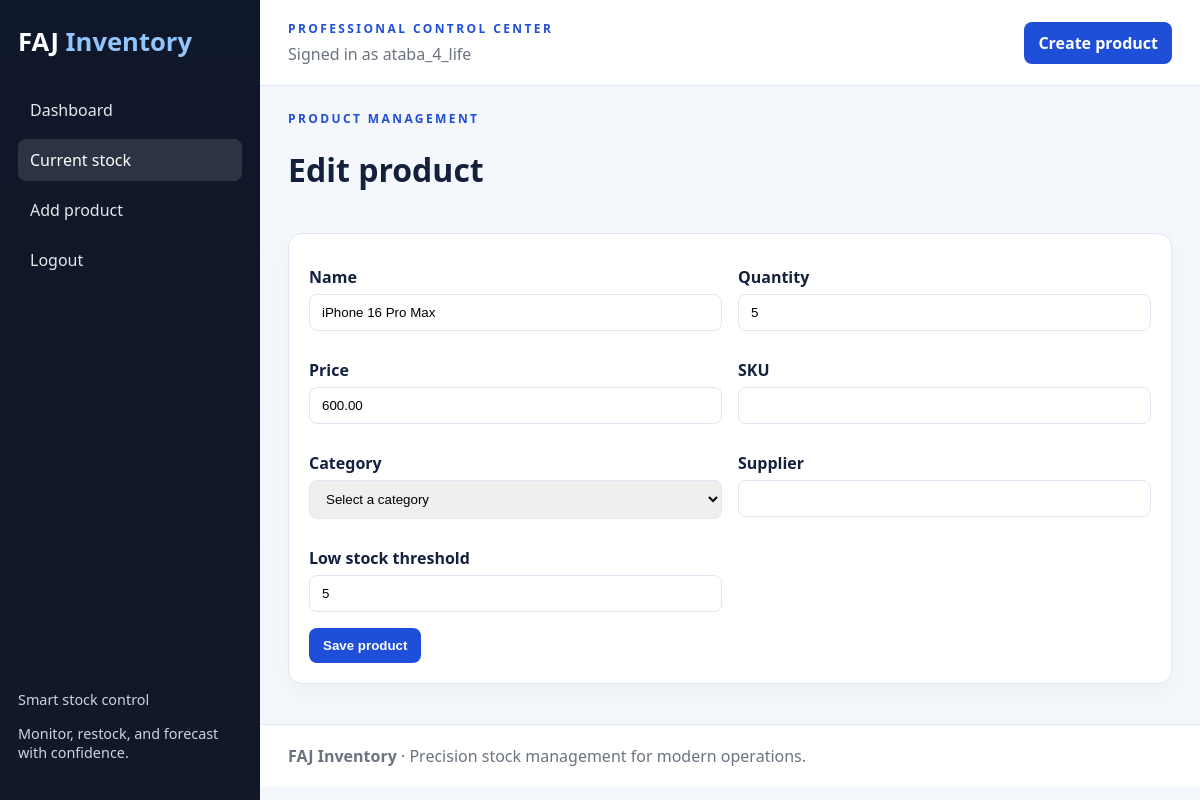
The app's page /products/edit/2/ (signed in) with its own data.
### inventory/models.py (models this page shows, shortened)
class Item(models.Model):
    name = models.CharField(max_length=100)
    quantity = models.IntegerField(default=0)
    price = models.DecimalField(max_digits=10, decimal_places=2)
    sku = models.CharField(max_length=50, blank=True, default='')
    category = models.CharField(max_length=50, blank=True, default='')
    supplier = models.CharField(max_length=100, blank=True, default='')
    low_stock_threshold = models.IntegerField(default=5)
    image = models.CharField(max_length=255, blank=True, default='')
    created_at = models.DateTimeField(default=timezone.now)
    updated_at = models.DateTimeField(default=timezone.now)

### inventory/views.py (the view)
# urls.py: path('products/edit/<int:item_id>/', views.edit_product, name='edit_product'),
@login_required
def edit_product(request, item_id):
    item = get_object_or_404(Item, id=item_id)
    if request.method == 'POST':
        form = ItemForm(request.POST, instance=item)
        if form.is_valid():
            form.save()
            messages.success(request, f'{item.name} was updated successfully.')
            return redirect('stock')
    else:
        form = ItemForm(instance=item)
    return render(request, 'inventory/add_product.html', {'form': form, 'editing': True, 'item': item})

### inventory/forms.py
class ItemForm(forms.ModelForm):
    low_stock_threshold = forms.IntegerField(required=False, initial=5)
    category = forms.ChoiceField(
        choices=[
            ('', 'Select a category'),
            ('Electronics', 'Electronics'),
            ('Clothing', 'Clothing'),
            ('Home & Kitchen', 'Home & Kitchen'),
            ('Office Supplies', 'Office Supplies'),
            ('Health & Beauty', 'Health & Beauty'),
            ('Groceries', 'Groceries'),
            ('Tools', 'Tools'),
            ('Accessories', 'Accessories'),
        ],
        required=False,
        widget=forms.Select(attrs={'class': 'form-control'})
    )
    class Meta:
        model = Item
        fields = ['name', 'quantity', 'price', 'sku', 'category', 'supplier', 'low_stock_threshold']
        widgets = {
            'name': forms.TextInput(attrs={'class': 'form-control'}),
            'quantity': forms.NumberInput(attrs={'class': 'form-control'}),
            'price': forms.NumberInput(attrs={'class': 'form-control', 'step': '0.01'}),
            'sku': forms.TextInput(attrs={'class': 'form-control'}),
            'supplier': forms.TextInput(attrs={'class': 'form-control'}),
        }

### inventory/templates/inventory/add_product.html (shortened to what this page needs)
{% extends 'inventory/base.html' %}
{% block content %}
<div class="page-header">
    <div>
        <p class="eyebrow">Product management</p>
        <h1>{% if editing %}Edit product{% else %}Add a new product{% endif %}</h1>
    </div>
</div>
<div class="panel">
    <form method="post" class="auth-form">
        <div class="form-grid">
            <div>
                <label for="id_name">Name</label>
                {{ form.name }}
            </div>
            <div>
                <label for="id_quantity">Quantity</label>
                {{ form.quantity }}
            </div>
            <div>
                <label for="id_price">Price</label>
                {{ form.price }}
            </div>
            <div>
                <label for="id_sku">SKU</label>
                {{ form.sku }}
            </div>
            <div>
                <label for="id_category">Category</label>
                {{ form.category }}
            </div>
            <div>
                <label for="id_supplier">Supplier</label>
                {{ form.supplier }}
            </div>
            <div>
                <label for="id_low_stock_threshold">Low stock threshold</label>
                {{ form.low_stock_threshold }}
            </div>
        </div>
        <button type="submit" class="btn btn-primary" style="margin-top: 16px;">Save product</button>
    </form>
</div>
{% endblock %}

### inventory/templates/inventory/base.html (shortened to what this page needs)
<!DOCTYPE html>
<html lang="en">
<head>
</head>
<body>
<div class="page">
    {% if user.is_authenticated %}
    <aside class="sidebar">
        <div class="brand">FAJ <span>Inventory</span></div>
        <nav>
            <a class="nav-link {% if request.path == '/dashboard/' %}active{% endif %}" href="{% url 'dashboard' %}">Dashboard</a>
            <a class="nav-link {% if '/products/' in request.path %}active{% endif %}" href="{% url 'stock' %}">Current stock</a>
            <a class="nav-link {% if '/products/add/' in request.path %}active{% endif %}" href="{% url 'add_product' %}">Add product</a>
            <a class="nav-link" href="{% url 'logout' %}">Logout</a>
        </nav>
        <div class="sidebar-footer">
            <p>Smart stock control</p>
            <p>Monitor, restock, and forecast with confidence.</p>
        </div>
    </aside>
    {% endif %}
    <div class="main">
        {% if user.is_authenticated %}
        <header class="header">
            <div>
                <p class="eyebrow">Professional control center</p>
                <div class="user">Signed in as {{ user.username }}</div>
            </div>
            <a class="btn btn-primary" href="{% url 'add_product' %}">Create product</a>
        </header>
        {% endif %}
        <main class="content">
            {% block content %}{% endblock %}
        </main>
        {% if user.is_authenticated %}
        <footer>
            <strong>FAJ Inventory</strong> · Precision stock management for modern operations.
        </footer>
        {% endif %}
    </div>
</div>
</body>
</html>

### inventory/templates/inventory/base.html (style rules this page uses)
:root { --bg: #f4f7fb; --panel: #ffffff; --primary: #1f4ed8; --primary-dark: #183ea6; --text: #14213d; --muted: #6b7280; --border: #dfe7f2; --danger: #dc2626; --success: #16a34a; }
* { box-sizing: border-box; }
body { margin: 0; font-family: 'Segoe UI', Arial, sans-serif; background: var(--bg); color: var(--text); }
a { color: var(--primary); text-decoration: none; }
.page { display: flex; min-height: 100vh; }
.sidebar { width: 260px; background: linear-gradient(180deg, #0f172a 0%, #111827 100%); color: white; padding: 24px 18px; display: flex; flex-direction: column; gap: 18px; }
.brand { font-size: 1.6rem; font-weight: 700; margin-bottom: 12px; }
.brand span { color: #93c5fd; }
.nav-link { display: block; padding: 10px 12px; border-radius: 8px; color: #e5e7eb; margin-bottom: 8px; }
.nav-link:hover, .nav-link.active { background: rgba(255,255,255,0.12); color: white; }
.sidebar-footer { margin-top: auto; color: #cbd5e1; font-size: 0.9rem; }
.main { flex: 1; display: flex; flex-direction: column; }
.header { background: white; padding: 20px 28px; border-bottom: 1px solid var(--border); display: flex; justify-content: space-between; align-items: center; }
.header .user { color: var(--muted); }
.content { padding: 24px 28px 40px; }
.page-header { display: flex; justify-content: space-between; align-items: center; margin-bottom: 20px; }
.eyebrow { text-transform: uppercase; letter-spacing: 0.2em; font-size: 0.75rem; color: var(--primary); font-weight: 700; margin: 0 0 6px; }
.card, .panel, .auth-card { background: var(--panel); border: 1px solid var(--border); border-radius: 14px; box-shadow: 0 8px 24px rgba(15, 23, 42, 0.04); }
.panel { padding: 20px; }
.btn { display: inline-block; padding: 10px 14px; border-radius: 8px; border: none; cursor: pointer; font-weight: 600; }
.btn-primary { background: var(--primary); color: white; }
.auth-form label { display: block; margin-top: 12px; font-weight: 600; }
.auth-form input, .auth-form select { width: 100%; padding: 10px 12px; border: 1px solid var(--border); border-radius: 8px; margin-top: 6px; }
.form-grid { display: grid; grid-template-columns: repeat(2, minmax(0, 1fr)); gap: 16px; }
footer { padding: 20px 28px; border-top: 1px solid var(--border); color: var(--muted); background: white; }

### records on screen
Item: name "iPhone 16 Pro Max", quantity "5", price "600.00", category "Select a category", low_stock_threshold "5"

### other values on screen
{{ user.username }} "ataba_4_life"
